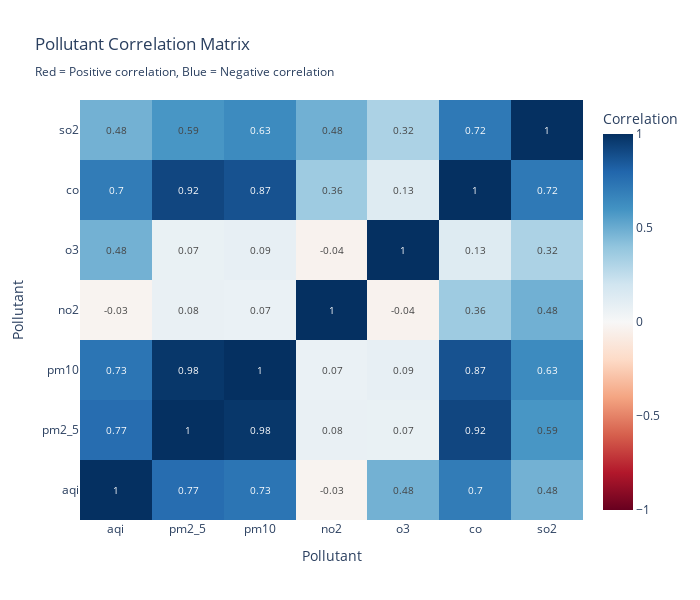

The notebook cell saved with this chart:
### Markdown cell above
## 4. Correlation Analysis 🔍

### Code cell
# Correlation matrix
pollutants = ['aqi', 'pm2_5', 'pm10', 'no2', 'o3', 'co', 'so2']
corr_matrix = df[pollutants].corr()

# Interactive correlation heatmap
fig = go.Figure(data=go.Heatmap(
    z=corr_matrix.values,
    x=corr_matrix.columns,
    y=corr_matrix.columns,
    colorscale='RdBu',
    zmid=0,
    text=corr_matrix.values.round(2),
    texttemplate='%{text}',
    textfont={"size": 10},
    colorbar=dict(title="Correlation")
))

fig.update_layout(
    title='Pollutant Correlation Matrix<br><sub>Red = Positive correlation, Blue = Negative correlation</sub>',
    xaxis_title='Pollutant',
    yaxis_title='Pollutant',
    height=600,
    width=700
)

fig.show()

# Print strong correlations
print("\n🔍 STRONG CORRELATIONS (|r| > 0.6):")
print("=" * 60)
strong_corr = []
for i in range(len(corr_matrix.columns)):
    for j in range(i+1, len(corr_matrix.columns)):
        corr_val = corr_matrix.iloc[i, j]
        if abs(corr_val) > 0.6:
            var1 = corr_matrix.columns[i]
            var2 = corr_matrix.columns[j]
            strength = "Very Strong" if abs(corr_val) > 0.8 else "Strong"
            direction = "Positive" if corr_val > 0 else "Negative"
            print(f"   {var1} ↔ {var2}: r = {corr_val:.3f} ({strength} {direction})")
            strong_corr.append((var1, var2, corr_val))

if not strong_corr:
    print("   No correlations above 0.6 threshold")

### Figure 1 — Plotly figure (JSON) as saved in the notebook; plotly's stock layout.template omitted (floating-point values rounded to 4 significant figures)
{"data": [{"colorbar": {"title": {"text": "Correlation"}}, "colorscale": [[0, "rgb(103,0,31)"], [0.1, "rgb(178,24,43)"], [0.2, "rgb(214,96,77)"], [0.3, "rgb(244,165,130)"], [0.4, "rgb(253,219,199)"], [0.5, "rgb(247,247,247)"], [0.6, "rgb(209,229,240)"], [0.7, "rgb(146,197,222)"], [0.8, "rgb(67,147,195)"], [0.9, "rgb(33,102,172)"], [1, "rgb(5,48,97)"]], "text": [[1.0, 0.77, 0.73, -0.03, 0.48, 0.7, 0.48], [0.77, 1.0, 0.98, 0.08, 0.07, 0.92, 0.59], [0.73, 0.98, 1.0, 0.07, 0.09, 0.87, 0.63], [-0.03, 0.08, 0.07, 1.0, -0.04, 0.36, 0.48], [0.48, 0.07, 0.09, -0.04, 1.0, 0.13, 0.32], [0.7, 0.92, 0.87, 0.36, 0.13, 1.0, 0.72], [0.48, 0.59, 0.63, 0.48, 0.32, 0.72, 1.0]], "textfont": {"size": 10}, "texttemplate": "%{text}", "type": "heatmap", "x": ["aqi", "pm2_5", "pm10", "no2", "o3", "co", "so2"], "y": ["aqi", "pm2_5", "pm10", "no2", "o3", "co", "so2"], "z": [[1.0, 0.767, 0.7334, -0.03074, 0.4784, 0.702, 0.4783], [0.767, 1.0, 0.9757, 0.0758, 0.0722, 0.9178, 0.588], [0.7334, 0.9757, 1.0, 0.06985, 0.08566, 0.8739, 0.6339], [-0.03074, 0.0758, 0.06985, 1.0, -0.03688, 0.3625, 0.4824], [0.4784, 0.0722, 0.08566, -0.03688, 1.0, 0.131, 0.3167], [0.702, 0.9178, 0.8739, 0.3625, 0.131, 1.0, 0.7167], [0.4783, 0.588, 0.6339, 0.4824, 0.3167, 0.7167, 1.0]], "zmid": 0}], "layout": {"height": 600, "title": {"text": "Pollutant Correlation Matrix<br><sub>Red = Positive correlation, Blue = Negative correlation</sub>"}, "width": 700, "xaxis": {"title": {"text": "Pollutant"}}, "yaxis": {"title": {"text": "Pollutant"}}}}
